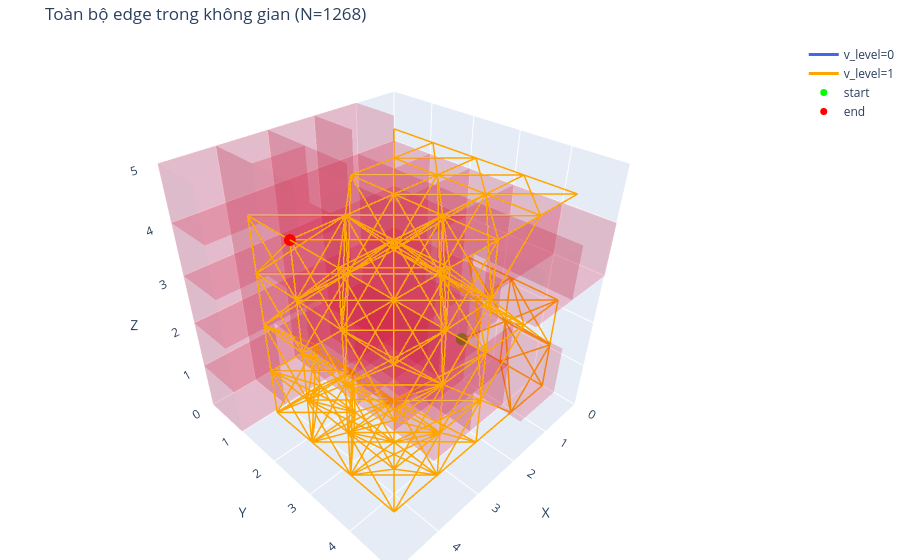

This figure's notebook cell:
### Code cell
# Draw all edges in space_graph
fig = go.Figure()

# (Optional) draw obstacles for easier visualization
occ_idx = np.argwhere(grid_5x5x5 > 0)
for xi, yi, zi in occ_idx:
    add_cube(fig, xi, yi, zi, size=1.0, color="crimson", opacity=0.12)

# Group edges by v_level for coloring
level_colors = {0: "royalblue", 1: "orange", 2: "green"}
levels = sorted({data["v_level"] for data in space_graph.values()})

for lv in levels:
    xs, ys, zs = [], [], []
    for data in space_graph.values():
        if data["v_level"] != lv:
            continue
        x1, y1, z1 = data["startpoint"]
        x2, y2, z2 = data["endpoint"]

        # Place at cell center
        xs += [x1 + 0.5, x2 + 0.5, None]
        ys += [y1 + 0.5, y2 + 0.5, None]
        zs += [z1 + 0.5, z2 + 0.5, None]

    fig.add_trace(go.Scatter3d(
        x=xs, y=ys, z=zs,
        mode="lines",
        line=dict(width=3, color=level_colors.get(lv, "black")),
        name=f"v_level={lv}"
    ))

# Draw start/end points
fig.add_trace(go.Scatter3d(
    x=[start_point[0] + 0.5], y=[start_point[1] + 0.5], z=[start_point[2] + 0.5],
    mode="markers", marker=dict(size=7, color="lime"), name="start"
))
fig.add_trace(go.Scatter3d(
    x=[end_point[0] + 0.5], y=[end_point[1] + 0.5], z=[end_point[2] + 0.5],
    mode="markers", marker=dict(size=7, color="red"), name="end"
))

nx, ny, nz = grid_5x5x5.shape
fig.update_layout(
    title=f"All edges in space (N={len(space_graph)})",
    scene=dict(
        xaxis=dict(title="X", range=[0, nx], dtick=1),
        yaxis=dict(title="Y", range=[0, ny], dtick=1),
        zaxis=dict(title="Z", range=[0, nz], dtick=1),
        aspectmode="cube"
    ),
    margin=dict(l=0, r=0, b=0, t=40)
)

fig.show()

### Figure 1 — Plotly figure (JSON) as saved in the notebook; plotly's stock layout.template omitted (floating-point values rounded to 4 significant figures; data arrays with more than 128 entries replaced by an {"elided": "..."} marker saying what was removed)
{"data": [{"color": "crimson", "flatshading": true, "i": [0, 0, 4, 4, 0, 0, 1, 1, 2, 2, 3, 3], "j": [1, 2, 5, 6, 1, 5, 2, 6, 3, 7, 0, 4], "k": [2, 3, 6, 7, 5, 4, 6, 5, 7, 6, 4, 7], "opacity": 0.12, "showscale": false, "type": "mesh3d", "x": [0, 1, 1, 0, 0, 1, 1, 0], "y": [0, 0, 1, 1, 0, 0, 1, 1], "z": [1, 1, 1, 1, 2, 2, 2, 2]}, {"color": "crimson", "flatshading": true, "i": [0, 0, 4, 4, 0, 0, 1, 1, 2, 2, 3, 3], "j": [1, 2, 5, 6, 1, 5, 2, 6, 3, 7, 0, 4], "k": [2, 3, 6, 7, 5, 4, 6, 5, 7, 6, 4, 7], "opacity": 0.12, "showscale": false, "type": "mesh3d", "x": [0, 1, 1, 0, 0, 1, 1, 0], "y": [0, 0, 1, 1, 0, 0, 1, 1], "z": [2, 2, 2, 2, 3, 3, 3, 3]}, {"color": "crimson", "flatshading": true, "i": [0, 0, 4, 4, 0, 0, 1, 1, 2, 2, 3, 3], "j": [1, 2, 5, 6, 1, 5, 2, 6, 3, 7, 0, 4], "k": [2, 3, 6, 7, 5, 4, 6, 5, 7, 6, 4, 7], "opacity": 0.12, "showscale": false, "type": "mesh3d", "x": [0, 1, 1, 0, 0, 1, 1, 0], "y": [0, 0, 1, 1, 0, 0, 1, 1], "z": [3, 3, 3, 3, 4, 4, 4, 4]}, {"color": "crimson", "flatshading": true, "i": [0, 0, 4, 4, 0, 0, 1, 1, 2, 2, 3, 3], "j": [1, 2, 5, 6, 1, 5, 2, 6, 3, 7, 0, 4], "k": [2, 3, 6, 7, 5, 4, 6, 5, 7, 6, 4, 7], "opacity": 0.12, "showscale": false, "type": "mesh3d", "x": [0, 1, 1, 0, 0, 1, 1, 0], "y": [1, 1, 2, 2, 1, 1, 2, 2], "z": [1, 1, 1, 1, 2, 2, 2, 2]}, {"color": "crimson", "flatshading": true, "i": [0, 0, 4, 4, 0, 0, 1, 1, 2, 2, 3, 3], "j": [1, 2, 5, 6, 1, 5, 2, 6, 3, 7, 0, 4], "k": [2, 3, 6, 7, 5, 4, 6, 5, 7, 6, 4, 7], "opacity": 0.12, "showscale": false, "type": "mesh3d", "x": [0, 1, 1, 0, 0, 1, 1, 0], "y": [1, 1, 2, 2, 1, 1, 2, 2], "z": [2, 2, 2, 2, 3, 3, 3, 3]}, {"color": "crimson", "flatshading": true, "i": [0, 0, 4, 4, 0, 0, 1, 1, 2, 2, 3, 3], "j": [1, 2, 5, 6, 1, 5, 2, 6, 3, 7, 0, 4], "k": [2, 3, 6, 7, 5, 4, 6, 5, 7, 6, 4, 7], "opacity": 0.12, "showscale": false, "type": "mesh3d", "x": [0, 1, 1, 0, 0, 1, 1, 0], "y": [1, 1, 2, 2, 1, 1, 2, 2], "z": [3, 3, 3, 3, 4, 4, 4, 4]}, {"color": "crimson", "flatshading": true, "i": [0, 0, 4, 4, 0, 0, 1, 1, 2, 2, 3, 3], "j": [1, 2, 5, 6, 1, 5, 2, 6, 3, 7, 0, 4], "k": [2, 3, 6, 7, 5, 4, 6, 5, 7, 6, 4, 7], "opacity": 0.12, "showscale": false, "type": "mesh3d", "x": [0, 1, 1, 0, 0, 1, 1, 0], "y": [2, 2, 3, 3, 2, 2, 3, 3], "z": [1, 1, 1, 1, 2, 2, 2, 2]}, {"color": "crimson", "flatshading": true, "i": [0, 0, 4, 4, 0, 0, 1, 1, 2, 2, 3, 3], "j": [1, 2, 5, 6, 1, 5, 2, 6, 3, 7, 0, 4], "k": [2, 3, 6, 7, 5, 4, 6, 5, 7, 6, 4, 7], "opacity": 0.12, "showscale": false, "type": "mesh3d", "x": [0, 1, 1, 0, 0, 1, 1, 0], "y": [2, 2, 3, 3, 2, 2, 3, 3], "z": [3, 3, 3, 3, 4, 4, 4, 4]}, {"color": "crimson", "flatshading": true, "i": [0, 0, 4, 4, 0, 0, 1, 1, 2, 2, 3, 3], "j": [1, 2, 5, 6, 1, 5, 2, 6, 3, 7, 0, 4], "k": [2, 3, 6, 7, 5, 4, 6, 5, 7, 6, 4, 7], "opacity": 0.12, "showscale": false, "type": "mesh3d", "x": [0, 1, 1, 0, 0, 1, 1, 0], "y": [3, 3, 4, 4, 3, 3, 4, 4], "z": [3, 3, 3, 3, 4, 4, 4, 4]}, {"color": "crimson", "flatshading": true, "i": [0, 0, 4, 4, 0, 0, 1, 1, 2, 2, 3, 3], "j": [1, 2, 5, 6, 1, 5, 2, 6, 3, 7, 0, 4], "k": [2, 3, 6, 7, 5, 4, 6, 5, 7, 6, 4, 7], "opacity": 0.12, "showscale": false, "type": "mesh3d", "x": [0, 1, 1, 0, 0, 1, 1, 0], "y": [4, 4, 5, 5, 4, 4, 5, 5], "z": [3, 3, 3, 3, 4, 4, 4, 4]}, {"color": "crimson", "flatshading": true, "i": [0, 0, 4, 4, 0, 0, 1, 1, 2, 2, 3, 3], "j": [1, 2, 5, 6, 1, 5, 2, 6, 3, 7, 0, 4], "k": [2, 3, 6, 7, 5, 4, 6, 5, 7, 6, 4, 7], "opacity": 0.12, "showscale": false, "type": "mesh3d", "x": [1, 2, 2, 1, 1, 2, 2, 1], "y": [0, 0, 1, 1, 0, 0, 1, 1], "z": [0, 0, 0, 0, 1, 1, 1, 1]}, {"color": "crimson", "flatshading": true, "i": [0, 0, 4, 4, 0, 0, 1, 1, 2, 2, 3, 3], "j": [1, 2, 5, 6, 1, 5, 2, 6, 3, 7, 0, 4], "k": [2, 3, 6, 7, 5, 4, 6, 5, 7, 6, 4, 7], "opacity": 0.12, "showscale": false, "type": "mesh3d", "x": [1, 2, 2, 1, 1, 2, 2, 1], "y": [0, 0, 1, 1, 0, 0, 1, 1], "z": [1, 1, 1, 1, 2, 2, 2, 2]}, {"color": "crimson", "flatshading": true, "i": [0, 0, 4, 4, 0, 0, 1, 1, 2, 2, 3, 3], "j": [1, 2, 5, 6, 1, 5, 2, 6, 3, 7, 0, 4], "k": [2, 3, 6, 7, 5, 4, 6, 5, 7, 6, 4, 7], "opacity": 0.12, "showscale": false, "type": "mesh3d", "x": [1, 2, 2, 1, 1, 2, 2, 1], "y": [0, 0, 1, 1, 0, 0, 1, 1], "z": [2, 2, 2, 2, 3, 3, 3, 3]}, {"color": "crimson", "flatshading": true, "i": [0, 0, 4, 4, 0, 0, 1, 1, 2, 2, 3, 3], "j": [1, 2, 5, 6, 1, 5, 2, 6, 3, 7, 0, 4], "k": [2, 3, 6, 7, 5, 4, 6, 5, 7, 6, 4, 7], "opacity": 0.12, "showscale": false, "type": "mesh3d", "x": [1, 2, 2, 1, 1, 2, 2, 1], "y": [0, 0, 1, 1, 0, 0, 1, 1], "z": [3, 3, 3, 3, 4, 4, 4, 4]}, {"color": "crimson", "flatshading": true, "i": [0, 0, 4, 4, 0, 0, 1, 1, 2, 2, 3, 3], "j": [1, 2, 5, 6, 1, 5, 2, 6, 3, 7, 0, 4], "k": [2, 3, 6, 7, 5, 4, 6, 5, 7, 6, 4, 7], "opacity": 0.12, "showscale": false, "type": "mesh3d", "x": [1, 2, 2, 1, 1, 2, 2, 1], "y": [0, 0, 1, 1, 0, 0, 1, 1], "z": [4, 4, 4, 4, 5, 5, 5, 5]}, {"color": "crimson", "flatshading": true, "i": [0, 0, 4, 4, 0, 0, 1, 1, 2, 2, 3, 3], "j": [1, 2, 5, 6, 1, 5, 2, 6, 3, 7, 0, 4], "k": [2, 3, 6, 7, 5, 4, 6, 5, 7, 6, 4, 7], "opacity": 0.12, "showscale": false, "type": "mesh3d", "x": [1, 2, 2, 1, 1, 2, 2, 1], "y": [1, 1, 2, 2, 1, 1, 2, 2], "z": [0, 0, 0, 0, 1, 1, 1, 1]}, {"color": "crimson", "flatshading": true, "i": [0, 0, 4, 4, 0, 0, 1, 1, 2, 2, 3, 3], "j": [1, 2, 5, 6, 1, 5, 2, 6, 3, 7, 0, 4], "k": [2, 3, 6, 7, 5, 4, 6, 5, 7, 6, 4, 7], "opacity": 0.12, "showscale": false, "type": "mesh3d", "x": [1, 2, 2, 1, 1, 2, 2, 1], "y": [1, 1, 2, 2, 1, 1, 2, 2], "z": [1, 1, 1, 1, 2, 2, 2, 2]}, {"color": "crimson", "flatshading": true, "i": [0, 0, 4, 4, 0, 0, 1, 1, 2, 2, 3, 3], "j": [1, 2, 5, 6, 1, 5, 2, 6, 3, 7, 0, 4], "k": [2, 3, 6, 7, 5, 4, 6, 5, 7, 6, 4, 7], "opacity": 0.12, "showscale": false, "type": "mesh3d", "x": [1, 2, 2, 1, 1, 2, 2, 1], "y": [1, 1, 2, 2, 1, 1, 2, 2], "z": [2, 2, 2, 2, 3, 3, 3, 3]}, {"color": "crimson", "flatshading": true, "i": [0, 0, 4, 4, 0, 0, 1, 1, 2, 2, 3, 3], "j": [1, 2, 5, 6, 1, 5, 2, 6, 3, 7, 0, 4], "k": [2, 3, 6, 7, 5, 4, 6, 5, 7, 6, 4, 7], "opacity": 0.12, "showscale": false, "type": "mesh3d", "x": [1, 2, 2, 1, 1, 2, 2, 1], "y": [1, 1, 2, 2, 1, 1, 2, 2], "z": [3, 3, 3, 3, 4, 4, 4, 4]}, {"color": "crimson", "flatshading": true, "i": [0, 0, 4, 4, 0, 0, 1, 1, 2, 2, 3, 3], "j": [1, 2, 5, 6, 1, 5, 2, 6, 3, 7, 0, 4], "k": [2, 3, 6, 7, 5, 4, 6, 5, 7, 6, 4, 7], "opacity": 0.12, "showscale": false, "type": "mesh3d", "x": [1, 2, 2, 1, 1, 2, 2, 1], "y": [2, 2, 3, 3, 2, 2, 3, 3], "z": [0, 0, 0, 0, 1, 1, 1, 1]}, {"color": "crimson", "flatshading": true, "i": [0, 0, 4, 4, 0, 0, 1, 1, 2, 2, 3, 3], "j": [1, 2, 5, 6, 1, 5, 2, 6, 3, 7, 0, 4], "k": [2, 3, 6, 7, 5, 4, 6, 5, 7, 6, 4, 7], "opacity": 0.12, "showscale": false, "type": "mesh3d", "x": [1, 2, 2, 1, 1, 2, 2, 1], "y": [2, 2, 3, 3, 2, 2, 3, 3], "z": [1, 1, 1, 1, 2, 2, 2, 2]}, {"color": "crimson", "flatshading": true, "i": [0, 0, 4, 4, 0, 0, 1, 1, 2, 2, 3, 3], "j": [1, 2, 5, 6, 1, 5, 2, 6, 3, 7, 0, 4], "k": [2, 3, 6, 7, 5, 4, 6, 5, 7, 6, 4, 7], "opacity": 0.12, "showscale": false, "type": "mesh3d", "x": [1, 2, 2, 1, 1, 2, 2, 1], "y": [2, 2, 3, 3, 2, 2, 3, 3], "z": [2, 2, 2, 2, 3, 3, 3, 3]}, {"color": "crimson", "flatshading": true, "i": [0, 0, 4, 4, 0, 0, 1, 1, 2, 2, 3, 3], "j": [1, 2, 5, 6, 1, 5, 2, 6, 3, 7, 0, 4], "k": [2, 3, 6, 7, 5, 4, 6, 5, 7, 6, 4, 7], "opacity": 0.12, "showscale": false, "type": "mesh3d", "x": [1, 2, 2, 1, 1, 2, 2, 1], "y": [2, 2, 3, 3, 2, 2, 3, 3], "z": [3, 3, 3, 3, 4, 4, 4, 4]}, {"color": "crimson", "flatshading": true, "i": [0, 0, 4, 4, 0, 0, 1, 1, 2, 2, 3, 3], "j": [1, 2, 5, 6, 1, 5, 2, 6, 3, 7, 0, 4], "k": [2, 3, 6, 7, 5, 4, 6, 5, 7, 6, 4, 7], "opacity": 0.12, "showscale": false, "type": "mesh3d", "x": [1, 2, 2, 1, 1, 2, 2, 1], "y": [3, 3, 4, 4, 3, 3, 4, 4], "z": [0, 0, 0, 0, 1, 1, 1, 1]}, {"color": "crimson", "flatshading": true, "i": [0, 0, 4, 4, 0, 0, 1, 1, 2, 2, 3, 3], "j": [1, 2, 5, 6, 1, 5, 2, 6, 3, 7, 0, 4], "k": [2, 3, 6, 7, 5, 4, 6, 5, 7, 6, 4, 7], "opacity": 0.12, "showscale": false, "type": "mesh3d", "x": [1, 2, 2, 1, 1, 2, 2, 1], "y": [3, 3, 4, 4, 3, 3, 4, 4], "z": [1, 1, 1, 1, 2, 2, 2, 2]}, {"color": "crimson", "flatshading": true, "i": [0, 0, 4, 4, 0, 0, 1, 1, 2, 2, 3, 3], "j": [1, 2, 5, 6, 1, 5, 2, 6, 3, 7, 0, 4], "k": [2, 3, 6, 7, 5, 4, 6, 5, 7, 6, 4, 7], "opacity": 0.12, "showscale": false, "type": "mesh3d", "x": [1, 2, 2, 1, 1, 2, 2, 1], "y": [3, 3, 4, 4, 3, 3, 4, 4], "z": [3, 3, 3, 3, 4, 4, 4, 4]}, {"color": "crimson", "flatshading": true, "i": [0, 0, 4, 4, 0, 0, 1, 1, 2, 2, 3, 3], "j": [1, 2, 5, 6, 1, 5, 2, 6, 3, 7, 0, 4], "k": [2, 3, 6, 7, 5, 4, 6, 5, 7, 6, 4, 7], "opacity": 0.12, "showscale": false, "type": "mesh3d", "x": [1, 2, 2, 1, 1, 2, 2, 1], "y": [4, 4, 5, 5, 4, 4, 5, 5], "z": [1, 1, 1, 1, 2, 2, 2, 2]}, {"color": "crimson", "flatshading": true, "i": [0, 0, 4, 4, 0, 0, 1, 1, 2, 2, 3, 3], "j": [1, 2, 5, 6, 1, 5, 2, 6, 3, 7, 0, 4], "k": [2, 3, 6, 7, 5, 4, 6, 5, 7, 6, 4, 7], "opacity": 0.12, "showscale": false, "type": "mesh3d", "x": [1, 2, 2, 1, 1, 2, 2, 1], "y": [4, 4, 5, 5, 4, 4, 5, 5], "z": [3, 3, 3, 3, 4, 4, 4, 4]}, {"color": "crimson", "flatshading": true, "i": [0, 0, 4, 4, 0, 0, 1, 1, 2, 2, 3, 3], "j": [1, 2, 5, 6, 1, 5, 2, 6, 3, 7, 0, 4], "k": [2, 3, 6, 7, 5, 4, 6, 5, 7, 6, 4, 7], "opacity": 0.12, "showscale": false, "type": "mesh3d", "x": [2, 3, 3, 2, 2, 3, 3, 2], "y": [0, 0, 1, 1, 0, 0, 1, 1], "z": [0, 0, 0, 0, 1, 1, 1, 1]}, {"color": "crimson", "flatshading": true, "i": [0, 0, 4, 4, 0, 0, 1, 1, 2, 2, 3, 3], "j": [1, 2, 5, 6, 1, 5, 2, 6, 3, 7, 0, 4], "k": [2, 3, 6, 7, 5, 4, 6, 5, 7, 6, 4, 7], "opacity": 0.12, "showscale": false, "type": "mesh3d", "x": [2, 3, 3, 2, 2, 3, 3, 2], "y": [0, 0, 1, 1, 0, 0, 1, 1], "z": [1, 1, 1, 1, 2, 2, 2, 2]}, {"color": "crimson", "flatshading": true, "i": [0, 0, 4, 4, 0, 0, 1, 1, 2, 2, 3, 3], "j": [1, 2, 5, 6, 1, 5, 2, 6, 3, 7, 0, 4], "k": [2, 3, 6, 7, 5, 4, 6, 5, 7, 6, 4, 7], "opacity": 0.12, "showscale": false, "type": "mesh3d", "x": [2, 3, 3, 2, 2, 3, 3, 2], "y": [0, 0, 1, 1, 0, 0, 1, 1], "z": [2, 2, 2, 2, 3, 3, 3, 3]}, {"color": "crimson", "flatshading": true, "i": [0, 0, 4, 4, 0, 0, 1, 1, 2, 2, 3, 3], "j": [1, 2, 5, 6, 1, 5, 2, 6, 3, 7, 0, 4], "k": [2, 3, 6, 7, 5, 4, 6, 5, 7, 6, 4, 7], "opacity": 0.12, "showscale": false, "type": "mesh3d", "x": [2, 3, 3, 2, 2, 3, 3, 2], "y": [0, 0, 1, 1, 0, 0, 1, 1], "z": [3, 3, 3, 3, 4, 4, 4, 4]}, {"color": "crimson", "flatshading": true, "i": [0, 0, 4, 4, 0, 0, 1, 1, 2, 2, 3, 3], "j": [1, 2, 5, 6, 1, 5, 2, 6, 3, 7, 0, 4], "k": [2, 3, 6, 7, 5, 4, 6, 5, 7, 6, 4, 7], "opacity": 0.12, "showscale": false, "type": "mesh3d", "x": [2, 3, 3, 2, 2, 3, 3, 2], "y": [0, 0, 1, 1, 0, 0, 1, 1], "z": [4, 4, 4, 4, 5, 5, 5, 5]}, {"color": "crimson", "flatshading": true, "i": [0, 0, 4, 4, 0, 0, 1, 1, 2, 2, 3, 3], "j": [1, 2, 5, 6, 1, 5, 2, 6, 3, 7, 0, 4], "k": [2, 3, 6, 7, 5, 4, 6, 5, 7, 6, 4, 7], "opacity": 0.12, "showscale": false, "type": "mesh3d", "x": [2, 3, 3, 2, 2, 3, 3, 2], "y": [1, 1, 2, 2, 1, 1, 2, 2], "z": [0, 0, 0, 0, 1, 1, 1, 1]}, {"color": "crimson", "flatshading": true, "i": [0, 0, 4, 4, 0, 0, 1, 1, 2, 2, 3, 3], "j": [1, 2, 5, 6, 1, 5, 2, 6, 3, 7, 0, 4], "k": [2, 3, 6, 7, 5, 4, 6, 5, 7, 6, 4, 7], "opacity": 0.12, "showscale": false, "type": "mesh3d", "x": [2, 3, 3, 2, 2, 3, 3, 2], "y": [1, 1, 2, 2, 1, 1, 2, 2], "z": [1, 1, 1, 1, 2, 2, 2, 2]}, {"color": "crimson", "flatshading": true, "i": [0, 0, 4, 4, 0, 0, 1, 1, 2, 2, 3, 3], "j": [1, 2, 5, 6, 1, 5, 2, 6, 3, 7, 0, 4], "k": [2, 3, 6, 7, 5, 4, 6, 5, 7, 6, 4, 7], "opacity": 0.12, "showscale": false, "type": "mesh3d", "x": [2, 3, 3, 2, 2, 3, 3, 2], "y": [1, 1, 2, 2, 1, 1, 2, 2], "z": [2, 2, 2, 2, 3, 3, 3, 3]}, {"color": "crimson", "flatshading": true, "i": [0, 0, 4, 4, 0, 0, 1, 1, 2, 2, 3, 3], "j": [1, 2, 5, 6, 1, 5, 2, 6, 3, 7, 0, 4], "k": [2, 3, 6, 7, 5, 4, 6, 5, 7, 6, 4, 7], "opacity": 0.12, "showscale": false, "type": "mesh3d", "x": [2, 3, 3, 2, 2, 3, 3, 2], "y": [1, 1, 2, 2, 1, 1, 2, 2], "z": [3, 3, 3, 3, 4, 4, 4, 4]}, {"color": "crimson", "flatshading": true, "i": [0, 0, 4, 4, 0, 0, 1, 1, 2, 2, 3, 3], "j": [1, 2, 5, 6, 1, 5, 2, 6, 3, 7, 0, 4], "k": [2, 3, 6, 7, 5, 4, 6, 5, 7, 6, 4, 7], "opacity": 0.12, "showscale": false, "type": "mesh3d", "x": [2, 3, 3, 2, 2, 3, 3, 2], "y": [2, 2, 3, 3, 2, 2, 3, 3], "z": [0, 0, 0, 0, 1, 1, 1, 1]}, {"color": "crimson", "flatshading": true, "i": [0, 0, 4, 4, 0, 0, 1, 1, 2, 2, 3, 3], "j": [1, 2, 5, 6, 1, 5, 2, 6, 3, 7, 0, 4], "k": [2, 3, 6, 7, 5, 4, 6, 5, 7, 6, 4, 7], "opacity": 0.12, "showscale": false, "type": "mesh3d", "x": [2, 3, 3, 2, 2, 3, 3, 2], "y": [2, 2, 3, 3, 2, 2, 3, 3], "z": [1, 1, 1, 1, 2, 2, 2, 2]}, {"color": "crimson", "flatshading": true, "i": [0, 0, 4, 4, 0, 0, 1, 1, 2, 2, 3, 3], "j": [1, 2, 5, 6, 1, 5, 2, 6, 3, 7, 0, 4], "k": [2, 3, 6, 7, 5, 4, 6, 5, 7, 6, 4, 7], "opacity": 0.12, "showscale": false, "type": "mesh3d", "x": [2, 3, 3, 2, 2, 3, 3, 2], "y": [2, 2, 3, 3, 2, 2, 3, 3], "z": [2, 2, 2, 2, 3, 3, 3, 3]}, {"color": "crimson", "flatshading": true, "i": [0, 0, 4, 4, 0, 0, 1, 1, 2, 2, 3, 3], "j": [1, 2, 5, 6, 1, 5, 2, 6, 3, 7, 0, 4], "k": [2, 3, 6, 7, 5, 4, 6, 5, 7, 6, 4, 7], "opacity": 0.12, "showscale": false, "type": "mesh3d", "x": [2, 3, 3, 2, 2, 3, 3, 2], "y": [3, 3, 4, 4, 3, 3, 4, 4], "z": [0, 0, 0, 0, 1, 1, 1, 1]}, {"color": "crimson", "flatshading": true, "i": [0, 0, 4, 4, 0, 0, 1, 1, 2, 2, 3, 3], "j": [1, 2, 5, 6, 1, 5, 2, 6, 3, 7, 0, 4], "k": [2, 3, 6, 7, 5, 4, 6, 5, 7, 6, 4, 7], "opacity": 0.12, "showscale": false, "type": "mesh3d", "x": [2, 3, 3, 2, 2, 3, 3, 2], "y": [3, 3, 4, 4, 3, 3, 4, 4], "z": [1, 1, 1, 1, 2, 2, 2, 2]}, {"color": "crimson", "flatshading": true, "i": [0, 0, 4, 4, 0, 0, 1, 1, 2, 2, 3, 3], "j": [1, 2, 5, 6, 1, 5, 2, 6, 3, 7, 0, 4], "k": [2, 3, 6, 7, 5, 4, 6, 5, 7, 6, 4, 7], "opacity": 0.12, "showscale": false, "type": "mesh3d", "x": [2, 3, 3, 2, 2, 3, 3, 2], "y": [3, 3, 4, 4, 3, 3, 4, 4], "z": [2, 2, 2, 2, 3, 3, 3, 3]}, {"color": "crimson", "flatshading": true, "i": [0, 0, 4, 4, 0, 0, 1, 1, 2, 2, 3, 3], "j": [1, 2, 5, 6, 1, 5, 2, 6, 3, 7, 0, 4], "k": [2, 3, 6, 7, 5, 4, 6, 5, 7, 6, 4, 7], "opacity": 0.12, "showscale": false, "type": "mesh3d", "x": [3, 4, 4, 3, 3, 4, 4, 3], "y": [0, 0, 1, 1, 0, 0, 1, 1], "z": [0, 0, 0, 0, 1, 1, 1, 1]}, {"color": "crimson", "flatshading": true, "i": [0, 0, 4, 4, 0, 0, 1, 1, 2, 2, 3, 3], "j": [1, 2, 5, 6, 1, 5, 2, 6, 3, 7, 0, 4], "k": [2, 3, 6, 7, 5, 4, 6, 5, 7, 6, 4, 7], "opacity": 0.12, "showscale": false, "type": "mesh3d", "x": [3, 4, 4, 3, 3, 4, 4, 3], "y": [0, 0, 1, 1, 0, 0, 1, 1], "z": [1, 1, 1, 1, 2, 2, 2, 2]}, {"color": "crimson", "flatshading": true, "i": [0, 0, 4, 4, 0, 0, 1, 1, 2, 2, 3, 3], "j": [1, 2, 5, 6, 1, 5, 2, 6, 3, 7, 0, 4], "k": [2, 3, 6, 7, 5, 4, 6, 5, 7, 6, 4, 7], "opacity": 0.12, "showscale": false, "type": "mesh3d", "x": [3, 4, 4, 3, 3, 4, 4, 3], "y": [0, 0, 1, 1, 0, 0, 1, 1], "z": [2, 2, 2, 2, 3, 3, 3, 3]}, {"color": "crimson", "flatshading": true, "i": [0, 0, 4, 4, 0, 0, 1, 1, 2, 2, 3, 3], "j": [1, 2, 5, 6, 1, 5, 2, 6, 3, 7, 0, 4], "k": [2, 3, 6, 7, 5, 4, 6, 5, 7, 6, 4, 7], "opacity": 0.12, "showscale": false, "type": "mesh3d", "x": [3, 4, 4, 3, 3, 4, 4, 3], "y": [0, 0, 1, 1, 0, 0, 1, 1], "z": [3, 3, 3, 3, 4, 4, 4, 4]}, {"color": "crimson", "flatshading": true, "i": [0, 0, 4, 4, 0, 0, 1, 1, 2, 2, 3, 3], "j": [1, 2, 5, 6, 1, 5, 2, 6, 3, 7, 0, 4], "k": [2, 3, 6, 7, 5, 4, 6, 5, 7, 6, 4, 7], "opacity": 0.12, "showscale": false, "type": "mesh3d", "x": [3, 4, 4, 3, 3, 4, 4, 3], "y": [0, 0, 1, 1, 0, 0, 1, 1], "z": [4, 4, 4, 4, 5, 5, 5, 5]}, {"color": "crimson", "flatshading": true, "i": [0, 0, 4, 4, 0, 0, 1, 1, 2, 2, 3, 3], "j": [1, 2, 5, 6, 1, 5, 2, 6, 3, 7, 0, 4], "k": [2, 3, 6, 7, 5, 4, 6, 5, 7, 6, 4, 7], "opacity": 0.12, "showscale": false, "type": "mesh3d", "x": [3, 4, 4, 3, 3, 4, 4, 3], "y": [1, 1, 2, 2, 1, 1, 2, 2], "z": [2, 2, 2, 2, 3, 3, 3, 3]}, {"color": "crimson", "flatshading": true, "i": [0, 0, 4, 4, 0, 0, 1, 1, 2, 2, 3, 3], "j": [1, 2, 5, 6, 1, 5, 2, 6, 3, 7, 0, 4], "k": [2, 3, 6, 7, 5, 4, 6, 5, 7, 6, 4, 7], "opacity": 0.12, "showscale": false, "type": "mesh3d", "x": [3, 4, 4, 3, 3, 4, 4, 3], "y": [1, 1, 2, 2, 1, 1, 2, 2], "z": [3, 3, 3, 3, 4, 4, 4, 4]}, {"color": "crimson", "flatshading": true, "i": [0, 0, 4, 4, 0, 0, 1, 1, 2, 2, 3, 3], "j": [1, 2, 5, 6, 1, 5, 2, 6, 3, 7, 0, 4], "k": [2, 3, 6, 7, 5, 4, 6, 5, 7, 6, 4, 7], "opacity": 0.12, "showscale": false, "type": "mesh3d", "x": [3, 4, 4, 3, 3, 4, 4, 3], "y": [1, 1, 2, 2, 1, 1, 2, 2], "z": [4, 4, 4, 4, 5, 5, 5, 5]}, {"color": "crimson", "flatshading": true, "i": [0, 0, 4, 4, 0, 0, 1, 1, 2, 2, 3, 3], "j": [1, 2, 5, 6, 1, 5, 2, 6, 3, 7, 0, 4], "k": [2, 3, 6, 7, 5, 4, 6, 5, 7, 6, 4, 7], "opacity": 0.12, "showscale": false, "type": "mesh3d", "x": [3, 4, 4, 3, 3, 4, 4, 3], "y": [2, 2, 3, 3, 2, 2, 3, 3], "z": [2, 2, 2, 2, 3, 3, 3, 3]}, {"color": "crimson", "flatshading": true, "i": [0, 0, 4, 4, 0, 0, 1, 1, 2, 2, 3, 3], "j": [1, 2, 5, 6, 1, 5, 2, 6, 3, 7, 0, 4], "k": [2, 3, 6, 7, 5, 4, 6, 5, 7, 6, 4, 7], "opacity": 0.12, "showscale": false, "type": "mesh3d", "x": [3, 4, 4, 3, 3, 4, 4, 3], "y": [3, 3, 4, 4, 3, 3, 4, 4], "z": [2, 2, 2, 2, 3, 3, 3, 3]}, {"color": "crimson", "flatshading": true, "i": [0, 0, 4, 4, 0, 0, 1, 1, 2, 2, 3, 3], "j": [1, 2, 5, 6, 1, 5, 2, 6, 3, 7, 0, 4], "k": [2, 3, 6, 7, 5, 4, 6, 5, 7, 6, 4, 7], "opacity": 0.12, "showscale": false, "type": "mesh3d", "x": [4, 5, 5, 4, 4, 5, 5, 4], "y": [0, 0, 1, 1, 0, 0, 1, 1], "z": [0, 0, 0, 0, 1, 1, 1, 1]}, {"color": "crimson", "flatshading": true, "i": [0, 0, 4, 4, 0, 0, 1, 1, 2, 2, 3, 3], "j": [1, 2, 5, 6, 1, 5, 2, 6, 3, 7, 0, 4], "k": [2, 3, 6, 7, 5, 4, 6, 5, 7, 6, 4, 7], "opacity": 0.12, "showscale": false, "type": "mesh3d", "x": [4, 5, 5, 4, 4, 5, 5, 4], "y": [0, 0, 1, 1, 0, 0, 1, 1], "z": [1, 1, 1, 1, 2, 2, 2, 2]}, {"color": "crimson", "flatshading": true, "i": [0, 0, 4, 4, 0, 0, 1, 1, 2, 2, 3, 3], "j": [1, 2, 5, 6, 1, 5, 2, 6, 3, 7, 0, 4], "k": [2, 3, 6, 7, 5, 4, 6, 5, 7, 6, 4, 7], "opacity": 0.12, "showscale": false, "type": "mesh3d", "x": [4, 5, 5, 4, 4, 5, 5, 4], "y": [0, 0, 1, 1, 0, 0, 1, 1], "z": [2, 2, 2, 2, 3, 3, 3, 3]}, {"color": "crimson", "flatshading": true, "i": [0, 0, 4, 4, 0, 0, 1, 1, 2, 2, 3, 3], "j": [1, 2, 5, 6, 1, 5, 2, 6, 3, 7, 0, 4], "k": [2, 3, 6, 7, 5, 4, 6, 5, 7, 6, 4, 7], "opacity": 0.12, "showscale": false, "type": "mesh3d", "x": [4, 5, 5, 4, 4, 5, 5, 4], "y": [0, 0, 1, 1, 0, 0, 1, 1], "z": [3, 3, 3, 3, 4, 4, 4, 4]}, {"color": "crimson", "flatshading": true, "i": [0, 0, 4, 4, 0, 0, 1, 1, 2, 2, 3, 3], "j": [1, 2, 5, 6, 1, 5, 2, 6, 3, 7, 0, 4], "k": [2, 3, 6, 7, 5, 4, 6, 5, 7, 6, 4, 7], "opacity": 0.12, "showscale": false, "type": "mesh3d", "x": [4, 5, 5, 4, 4, 5, 5, 4], "y": [0, 0, 1, 1, 0, 0, 1, 1], "z": [4, 4, 4, 4, 5, 5, 5, 5]}, {"line": {"color": "royalblue", "width": 3}, "mode": "lines", "name": "v_level=0", "type": "scatter3d", "x": {"elided": "1902 float values"}, "y": {"elided": "1902 float values"}, "z": {"elided": "1902 float values"}}, {"line": {"color": "orange", "width": 3}, "mode": "lines", "name": "v_level=1", "type": "scatter3d", "x": {"elided": "1902 float values"}, "y": {"elided": "1902 float values"}, "z": {"elided": "1902 float values"}}, {"marker": {"color": "lime", "size": 7}, "mode": "markers", "name": "start", "type": "scatter3d", "x": [0.5], "y": [2.5], "z": [0.5]}, {"marker": {"color": "red", "size": 7}, "mode": "markers", "name": "end", "type": "scatter3d", "x": [4.5], "y": [2.5], "z": [4.5]}], "layout": {"margin": {"b": 0, "l": 0, "r": 0, "t": 40}, "scene": {"aspectmode": "cube", "xaxis": {"dtick": 1, "range": [0, 5], "title": {"text": "X"}}, "yaxis": {"dtick": 1, "range": [0, 5], "title": {"text": "Y"}}, "zaxis": {"dtick": 1, "range": [0, 5], "title": {"text": "Z"}}}, "title": {"text": "Toàn bộ edge trong không gian (N=1268)"}}}
